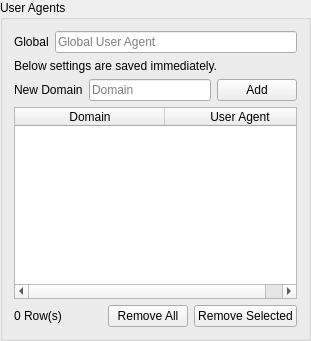
               <widget class="QGroupBox" name="groupBox_7">
                <property name="title">
                 <string>User Agents</string>
                </property>
                <layout class="QVBoxLayout" name="verticalLayout_24">
                 <item>
                  <layout class="QHBoxLayout" name="horizontalLayout_30">
                   <item>
                    <widget class="QLabel" name="label_55">
                     <property name="text">
                      <string>Global</string>
                     </property>
                     <property name="buddy">
                      <cstring>new_javascript_disable</cstring>
                     </property>
                    </widget>
                   </item>
                   <item>
                    <widget class="QLineEdit" name="global_user_agent">
                     <property name="toolTip">
                      <string>&lt;html&gt;&lt;head/&gt;&lt;body&gt;&lt;p&gt;The Global User Agent will be provided to a requesting site if a specific user agent is not defined.&lt;/p&gt;&lt;/body&gt;&lt;/html&gt;</string>
                     </property>
                     <property name="placeholderText">
                      <string>Global User Agent</string>
                     </property>
                     <property name="clearButtonEnabled">
                      <bool>true</bool>
                     </property>
                    </widget>
                   </item>
                  </layout>
                 </item>
                 <item>
                  <widget class="QLabel" name="label_53">
                   <property name="text">
                    <string>Below settings are saved immediately.</string>
                   </property>
                  </widget>
                 </item>
                 <item>
                  <layout class="QHBoxLayout" name="horizontalLayout_28">
                   <item>
                    <widget class="QLabel" name="label_54">
                     <property name="text">
                      <string>New Domain</string>
                     </property>
                     <property name="buddy">
                      <cstring>new_javascript_disable</cstring>
                     </property>
                    </widget>
                   </item>
                   <item>
                    <widget class="QLineEdit" name="new_user_agent">
                     <property name="toolTip">
                      <string>&lt;html&gt;&lt;head/&gt;&lt;body&gt;&lt;p&gt;Please specify a complete URL.&lt;/p&gt;&lt;/body&gt;&lt;/html&gt;</string>
                     </property>
                     <property name="placeholderText">
                      <string>Domain</string>
                     </property>
                     <property name="clearButtonEnabled">
                      <bool>true</bool>
                     </property>
                    </widget>
                   </item>
                   <item>
                    <widget class="QPushButton" name="add_user_agent">
                     <property name="text">
                      <string>Add</string>
                     </property>
                    </widget>
                   </item>
                  </layout>
                 </item>
                 <item>
                  <widget class="QTableWidget" name="user_agents">
                   <property name="minimumSize">
                    <size>
                     <width>0</width>
                     <height>150</height>
                    </size>
                   </property>
                   <property name="tabKeyNavigation">
                    <bool>false</bool>
                   </property>
                   <property name="alternatingRowColors">
                    <bool>true</bool>
                   </property>
                   <property name="selectionBehavior">
                    <enum>QAbstractItemView::SelectionBehavior::SelectRows</enum>
                   </property>
                   <property name="verticalScrollMode">
                    <enum>QAbstractItemView::ScrollMode::ScrollPerPixel</enum>
                   </property>
                   <property name="horizontalScrollMode">
                    <enum>QAbstractItemView::ScrollMode::ScrollPerPixel</enum>
                   </property>
                   <property name="showGrid">
                    <bool>false</bool>
                   </property>
                   <attribute name="horizontalHeaderMinimumSectionSize">
                    <number>150</number>
                   </attribute>
                   <attribute name="horizontalHeaderDefaultSectionSize">
                    <number>150</number>
                   </attribute>
                   <attribute name="horizontalHeaderStretchLastSection">
                    <bool>true</bool>
                   </attribute>
                   <attribute name="verticalHeaderVisible">
                    <bool>false</bool>
                   </attribute>
                   <column>
                    <property name="text">
                     <string>Domain</string>
                    </property>
                   </column>
                   <column>
                    <property name="text">
                     <string>User Agent</string>
                    </property>
                   </column>
                  </widget>
                 </item>
                 <item>
                  <layout class="QHBoxLayout" name="horizontalLayout_29">
                   <item>
                    <widget class="QLabel" name="user_agent_entries">
                     <property name="text">
                      <string>0 Row(s)</string>
                     </property>
                    </widget>
                   </item>
                   <item>
                    <spacer name="horizontalSpacer_28">
                     <property name="orientation">
                      <enum>Qt::Orientation::Horizontal</enum>
                     </property>
                     <property name="sizeHint" stdset="0">
                      <size>
                       <width>40</width>
                       <height>20</height>
                      </size>
                     </property>
                    </spacer>
                   </item>
                   <item>
                    <widget class="QPushButton" name="remove_all_user_agents">
                     <property name="text">
                      <string>Remove All</string>
                     </property>
                    </widget>
                   </item>
                   <item>
                    <widget class="QPushButton" name="remove_selected_user_agents">
                     <property name="text">
                      <string>Remove Selected</string>
                     </property>
                    </widget>
                   </item>
                  </layout>
                 </item>
                </layout>
               </widget>
